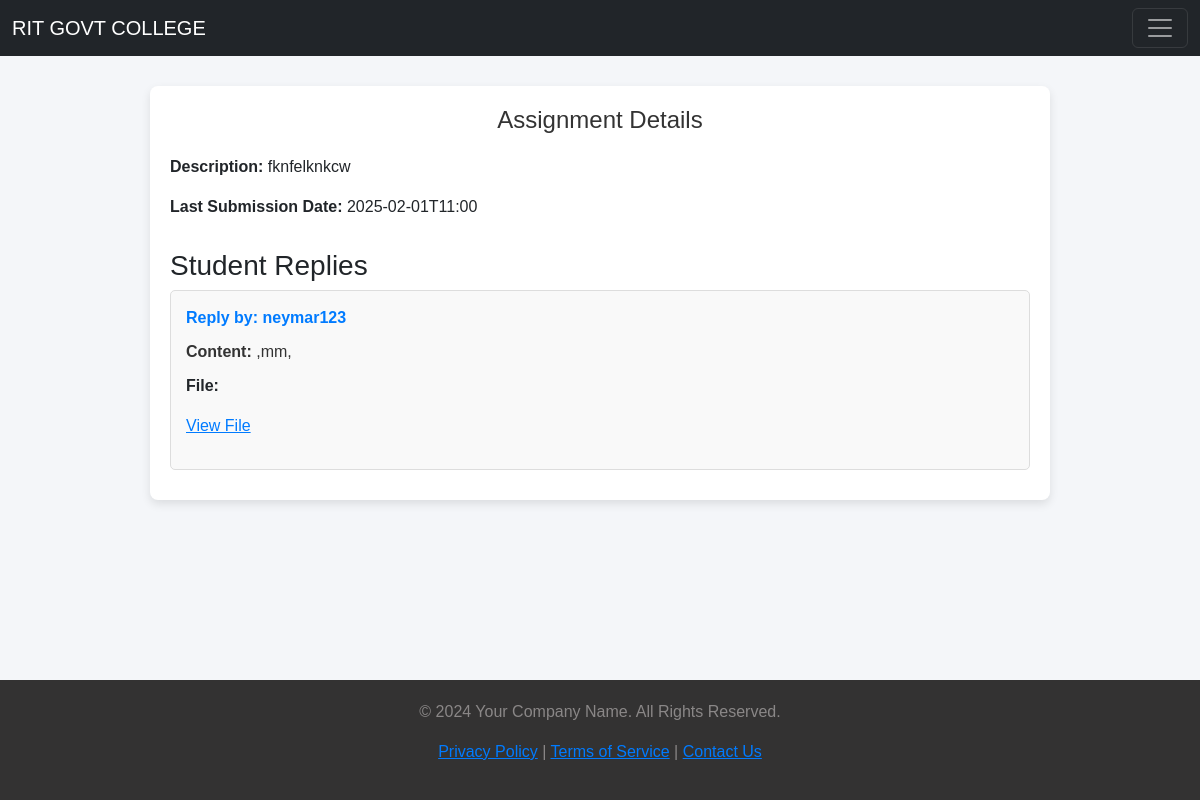
Before: /view_Assignment_reply/5 with the older database file.
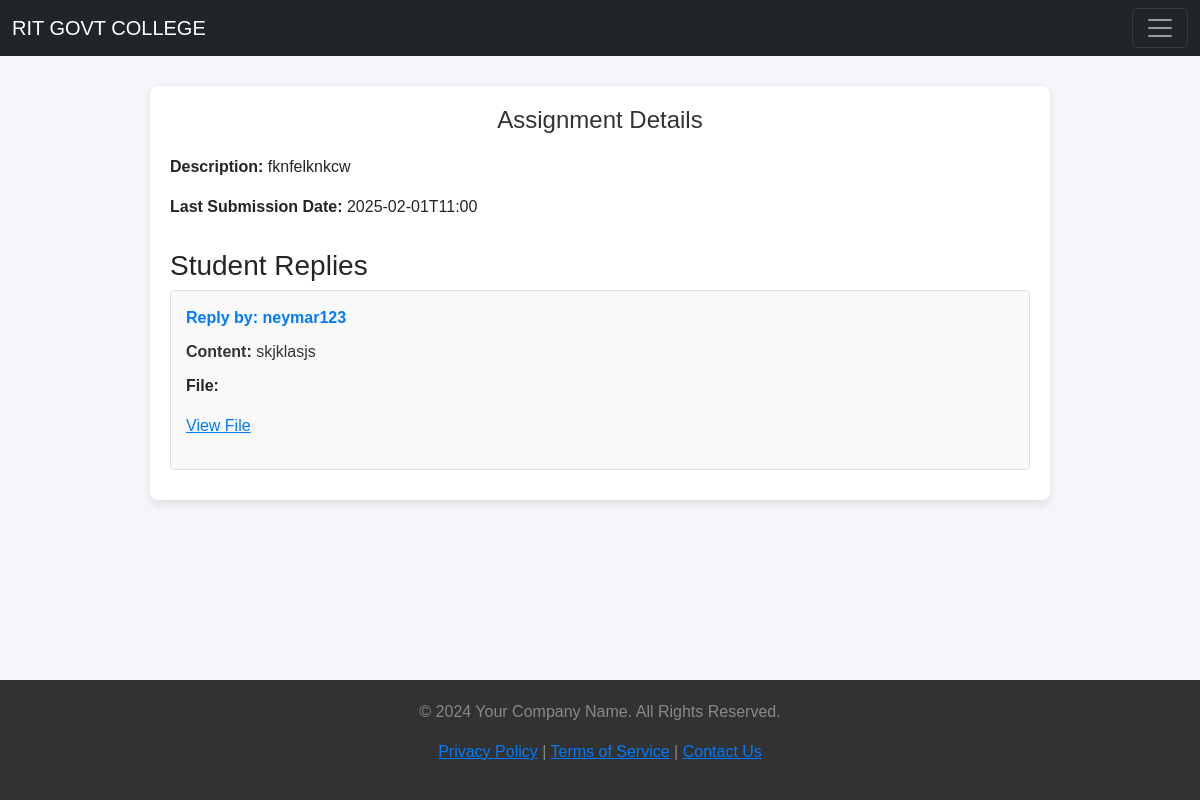
After: the same page with the newer database file.
### app1/models.py (models this page shows, shortened)
class AssignmentAnswers(models.Model):
    assignment = models.ForeignKey(Assignments, on_delete=models.CASCADE, related_name='answers')
    student = models.ForeignKey(studentdetails, on_delete=models.CASCADE)  # Linking to the student
    text_answer = models.TextField(blank=True, null=True)  # For text input
    file_answer = models.FileField(upload_to='assignment_answers/', blank=True, null=True)  # For file input
    submitted_at = models.DateTimeField(auto_now_add=True)

class Assignments(models.Model):
    teacher=models.ForeignKey(staff,on_delete=models.CASCADE)
    student=models.ForeignKey(studentdetails,on_delete=models.CASCADE)
    title=models.CharField(max_length=30)
    description=models.CharField(max_length=30)
    due_date=models.CharField(max_length=30)
    created_at=models.DateTimeField(auto_now_add=True)

class studentdetails(models.Model):
    first_name=models.CharField(max_length=20)
    last_name=models.CharField(max_length=20)
    email=models.CharField(max_length=20)
    phone=models.CharField(max_length=20)
    dob=models.DateField(max_length=30)
    gender=models.CharField(max_length=30)
    course=models.CharField(max_length=30)
    address=models.CharField(max_length=30)
    image=models.ImageField(upload_to='student_user')
    password=models.CharField(max_length=20)
    def __str__(self):
        return self.first_name

### app1/views.py (the view)
# urls.py: path('view_Assignment_reply/<int:id>',views.view_Assignment_reply,name='view_Assignment_reply'),
def view_Assignment_reply(request,id):
    try:
        assignment_answer=AssignmentAnswers.objects.get(assignment=id) #yes we actually need get instead of filter but for me in the template there is condition checking so get returns error if nothing to fetch but filter returns none so i can do if condition and show nothing if nothing to show instead of error
    except AssignmentAnswers.DoesNotExist:
        assignment_answer=None
    return render(request,'view_Assignment_reply.html',{'result':assignment_answer})

### templates/view_Assignment_reply.html (shortened to what this page needs)
{% extends 'base.html' %}
{% block content %}
{% load static %}
<div class="homework-container">
    {% if result %}
        <h1 class="page-title">Assignment Details</h1>
        <div class="homework-details">
            <p><strong>Description:</strong> {{ result.assignment.description }}</p>
            <p><strong>Last Submission Date:</strong> {{ result.assignment.due_date }}</p>
        </div>
        <div class="replies">
            <h3>Student Replies</h3>
            <div class="reply-card">
                <p class="reply-header">Reply by: {{ result.student}}</p>
                <p class="reply-content"><strong>Content:</strong> {{ result.text_answer }}</p>
                <p><strong>File:</strong>
                    {% if result.file_answer %}
                    <p><strong></strong> <a href="{{ result.file_answer.url }}" target="_blank">View File</a></p>
                {% else %}
                    <p>No file uploaded.</p>
                {% endif %}
                </p>
            </div>
        </div>
    {% else %}
        <h1 class="page-title">No Homework Details Found</h1>
    {% endif %}
</div>
{% endblock %}

Changed rows visible on the page:
changed AssignmentAnswers "fknfelknkcw": text_answer ",mm," → "skjklasjs"
